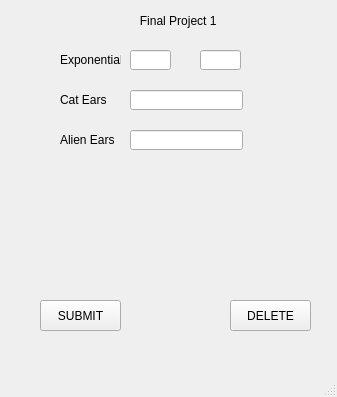
<?xml version="1.0" encoding="UTF-8"?>
<ui version="4.0">
 <class>MainWindow</class>
 <widget class="QMainWindow" name="MainWindow">
  <property name="geometry">
   <rect>
    <x>0</x>
    <y>0</y>
    <width>337</width>
    <height>397</height>
   </rect>
  </property>
  <property name="windowTitle">
   <string>MainWindow</string>
  </property>
  <widget class="QWidget" name="centralwidget">
   <widget class="QLineEdit" name="lineEdit">
    <property name="geometry">
     <rect>
      <x>130</x>
      <y>50</y>
      <width>41</width>
      <height>20</height>
     </rect>
    </property>
   </widget>
   <widget class="QLineEdit" name="lineEdit_2">
    <property name="geometry">
     <rect>
      <x>130</x>
      <y>90</y>
      <width>113</width>
      <height>20</height>
     </rect>
    </property>
   </widget>
   <widget class="QLineEdit" name="lineEdit_3">
    <property name="geometry">
     <rect>
      <x>130</x>
      <y>130</y>
      <width>113</width>
      <height>20</height>
     </rect>
    </property>
   </widget>
   <widget class="QLabel" name="label">
    <property name="geometry">
     <rect>
      <x>60</x>
      <y>50</y>
      <width>61</width>
      <height>20</height>
     </rect>
    </property>
    <property name="text">
     <string>Exponentials</string>
    </property>
   </widget>
   <widget class="QLabel" name="label_2">
    <property name="geometry">
     <rect>
      <x>60</x>
      <y>90</y>
      <width>61</width>
      <height>20</height>
     </rect>
    </property>
    <property name="text">
     <string>Cat Ears</string>
    </property>
   </widget>
   <widget class="QLabel" name="label_3">
    <property name="geometry">
     <rect>
      <x>60</x>
      <y>130</y>
      <width>61</width>
      <height>20</height>
     </rect>
    </property>
    <property name="text">
     <string>Alien Ears</string>
    </property>
   </widget>
   <widget class="QLabel" name="label_4">
    <property name="geometry">
     <rect>
      <x>80</x>
      <y>10</y>
      <width>181</width>
      <height>21</height>
     </rect>
    </property>
    <property name="text">
     <string>                  Final Project 1</string>
    </property>
   </widget>
   <widget class="QPushButton" name="pushButton">
    <property name="geometry">
     <rect>
      <x>40</x>
      <y>300</y>
      <width>81</width>
      <height>31</height>
     </rect>
    </property>
    <property name="text">
     <string>SUBMIT</string>
    </property>
   </widget>
   <widget class="QPushButton" name="pushButton_2">
    <property name="geometry">
     <rect>
      <x>230</x>
      <y>300</y>
      <width>81</width>
      <height>31</height>
     </rect>
    </property>
    <property name="text">
     <string>DELETE</string>
    </property>
   </widget>
   <widget class="QLabel" name="label_5">
    <property name="geometry">
     <rect>
      <x>40</x>
      <y>160</y>
      <width>261</width>
      <height>131</height>
     </rect>
    </property>
    <property name="text">
     <string/>
    </property>
   </widget>
   <widget class="QLineEdit" name="lineEdit_4">
    <property name="geometry">
     <rect>
      <x>200</x>
      <y>50</y>
      <width>41</width>
      <height>20</height>
     </rect>
    </property>
   </widget>
  </widget>
  <widget class="QMenuBar" name="menubar">
   <property name="geometry">
    <rect>
     <x>0</x>
     <y>0</y>
     <width>337</width>
     <height>21</height>
    </rect>
   </property>
  </widget>
  <widget class="QStatusBar" name="statusbar"/>
 </widget>
 <resources/>
 <connections/>
</ui>
